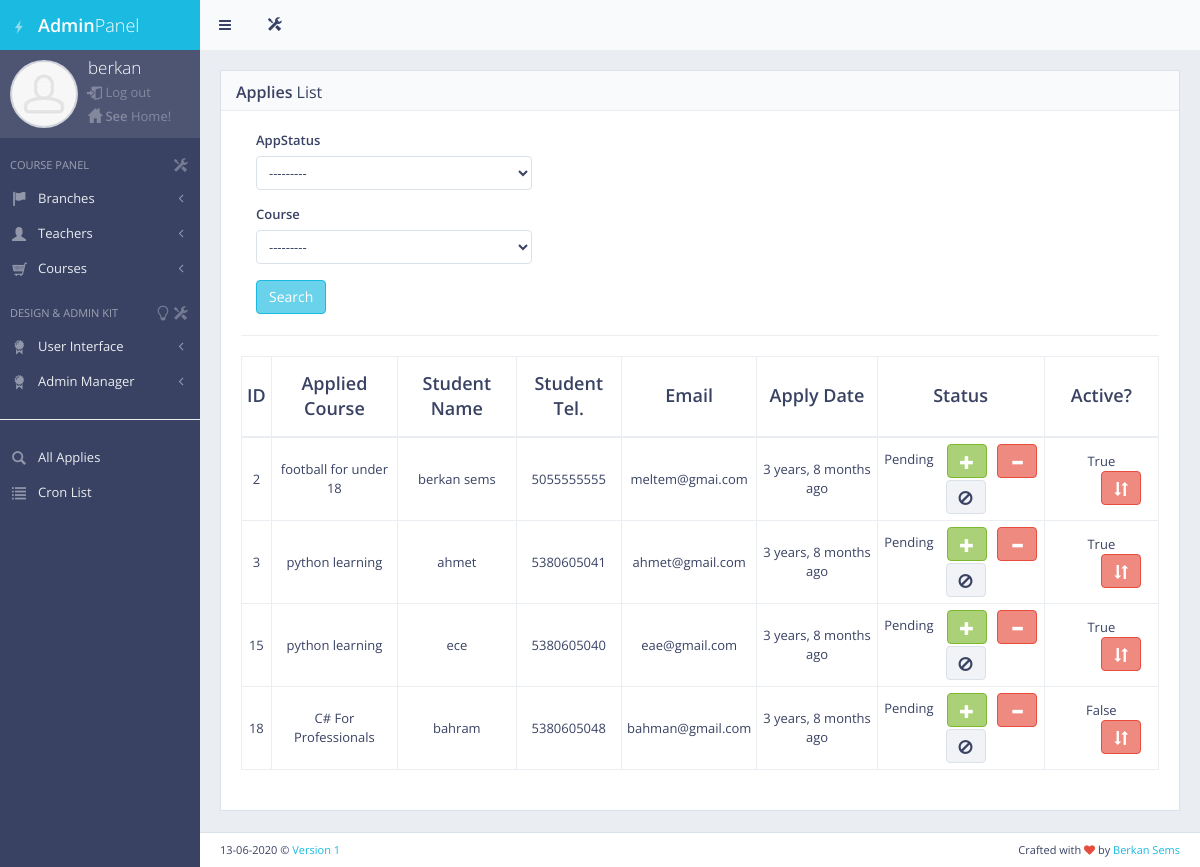
Page /panel/applies/ (signed in) on the earlier database version.
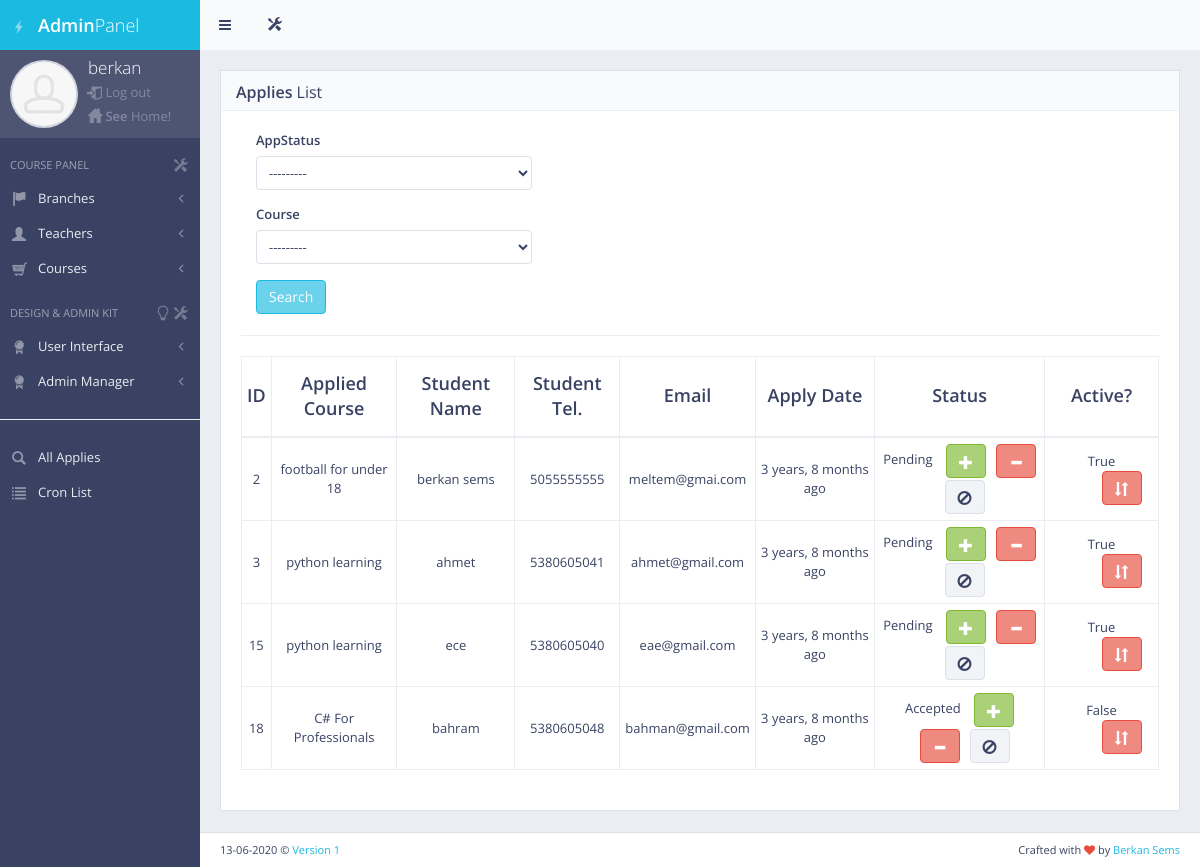
Same page on the later database version.
### panel/models.py (models this page shows, shortened)
class Student(models.Model):
    Status = (
        ('Pending', 'Pending'),
        ('Accepted', 'Accepted'),
        ('Rejected', 'Rejected')
    )
    name=models.CharField(max_length=50)
    slugName = models.SlugField(max_length=200, null=True)
    email=models.EmailField()
    telephone=models.CharField(max_length=15)
    appDate=models.DateTimeField(auto_now_add=True)
    appStatus = models.CharField(max_length=50, null=True, choices=Status, default='Pending')
    course=models.ForeignKey(Courses,null=True,on_delete=models.CASCADE)

class Courses(models.Model):
    branch = models.ForeignKey(Branch, related_name= "bra", null=True , on_delete=models.CASCADE)
    teacher = models.ForeignKey(Teacher, related_name= "teach" , null=True , on_delete=models.CASCADE)
    title = models.CharField(max_length=50)
    place = models.CharField(max_length=50)
    introduction = models.CharField(max_length=500)
    createdAt = models.DateTimeField(auto_now_add=True)
    startDate = models.CharField("Start Date (mm/dd/2020)",max_length=50)
    endDate = models.CharField("End Date (mm/dd/2020)",max_length=50)
    fee = models.IntegerField()
    capacity = models.IntegerField()
    pic = models.ImageField("Select an image file",null=True, blank=True)
    status=models.BooleanField("Active ?",default=True)
    def __str__(self):
        return self.branch.name + " : " + self.title

### panel/decorators.py (the view)
        def wrapper_function(request, *args, **kwargs):
            group = None
            if request.user.groups.exists():
                group = request.user.groups.all()[0].name
            for role in allowed_roles:
                if group == role:
                    return view_func(request, *args, **kwargs)
            return HttpResponse("You are not authorized to view this page")

### panel/views.py (called while the page is built)
@login_required(login_url='my_login')
@allowed_users(allowed_roles=['admin'])
def applies(request):
    myFilter = OrderFilter(request.GET)
    students = myFilter.qs
    context={'students':students,'myFilter':myFilter}
    return render(request, 'back/applies.html', context)

### templates/back/applies.html (shortened to what this page needs)
{% extends 'back/master_panel.html' %}
{% load crispy_forms_tags %}
{% load humanize %}
{% load static %}
{% block content %}
    <div id="page-content">
        <div class="block full">
            <div class="block-title">
                <h2><strong>Applies</strong> List</h2>
            </div>
            <div class="col">
                <div class="table-responsive">
                    <div class="col-md-4">
                        <form method="get">
                        {{ myFilter.form|crispy }}
                        <button class="btn btn-primary" type="submit">
                            Search
                        </button>
                    </form>
                    </div>
                </div>
            </div>
            <hr>
            <div class="table-responsive">
                <table id="example-datatable" class="table table-vcenter table-condensed table-bordered">
                    <thead>
                    <tr>
                        <th class="text-center">ID</th>
                        <th class="text-center ">Applied Course</th>
                        <th class="text-center ">Student Name</th>
                        <th class="text-center ">Student Tel.</th>
                        <th class="text-center ">Email</th>
                        <th class="text-center ">Apply Date</th>
                        <th class="text-center ">Status</th>
                        <th class="text-center ">Active?</th>
                    </tr>
                    </thead>
                    {% for student in students %}
                    <tr>
                        <td class="text-center">{{ student.id }}</td>
                        <td class="text-center">{{ student.course.title }}</td>
                        <td class="text-center">{{ student.name }} </td>
                        <td class="text-center">{{ student.telephone }} </td>
                        <td class="text-center">{{ student.email }} </td>
                        <td class="text-center">{{ student.appDate|naturaltime }}</td>
                        <td class="text-center">{{ student.appStatus }} <a style="margin-left: 10px" href="{% url 'student_status_accept' student.id %}" data-toggle="tooltip" title="Accept"
                                   class="btn btn-success"><i class="hi hi-plus"></i></a><a style="margin-left: 10px" href="{% url 'student_status_reject' student.id %}" data-toggle="tooltip" title="Reject"
                                   class="btn btn-danger"><i class="hi hi-minus"></i></a><a style="margin-left: 10px" href="{% url 'student_status_pending' student.id %}" data-toggle="tooltip" title="Pending"
                                   class="btn btn-default"><i class="hi hi-ban-circle"></i></a></td>
                        <td class="text-center">{{ student.course.status }} <a style="margin-left: 40px" href="{% url 'course_status_update' student.course.id %}" data-toggle="tooltip" title="change"
                                   class="btn btn-danger"><i class="hi hi-sort"></i></a></td>
                    </tr>
                    {% endfor %}
                </table>
            </div>
        </div>
    </div>
{% endblock %}

Differences in the rows shown:
changed Student "bahram": appStatus "Pending" → "Accepted"
